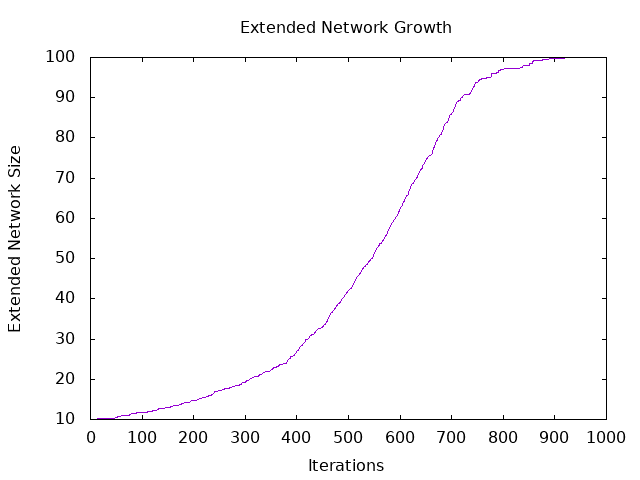

Generate this figure with gnuplot:
set datafile separator ','
set key autotitle columnhead
unset key
set terminal png
set output "extended_setup.png"
set dgrid3d splines
set title "Extended Network Growth"
set xlabel "Iterations"
set ylabel "Extended Network Size"
plot "extended_setup.csv" using 1:2 with lines
